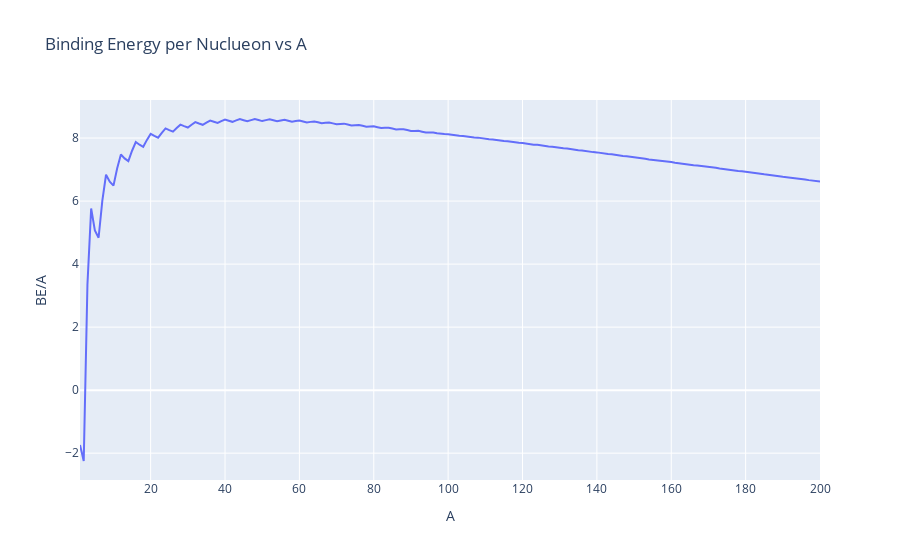

Write notebook code for a chart like this one.
### Code cell
import plotly.graph_objects as go
import numpy as np

x = np.linspace(1,200,200).astype(dtype=np.float32)
y = [cal(i) for i in x]
y= np.array(y).astype(dtype=np.float32)

fig = go.Figure()
fig.add_trace(go.Scatter(x=x, y=y,
                    mode='lines',
                    name='lines'))



fig.update_layout(title='Binding Energy per Nuclueon vs A',
                   xaxis_title='A',
                   yaxis_title='BE/A')


fig.show()

### Figure 1 — Plotly figure (JSON) as saved in the notebook; plotly's stock layout.template omitted (floating-point values rounded to 4 significant figures; data arrays with more than 128 entries replaced by an {"elided": "..."} marker saying what was removed)
{"data": [{"mode": "lines", "name": "lines", "type": "scatter", "x": {"elided": "200 int values"}, "y": {"elided": "200 float values"}}], "layout": {"title": {"text": "Binding Energy per Nuclueon vs A"}, "xaxis": {"title": {"text": "A"}}, "yaxis": {"title": {"text": "BE/A"}}}}
